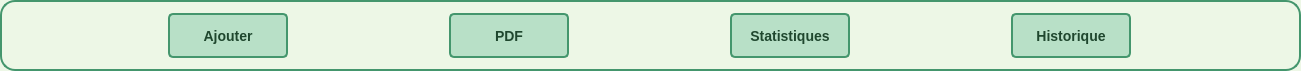
      <widget class="QFrame" name="frameoperationsproduits">
       <property name="geometry">
        <rect>
         <x>200</x>
         <y>690</y>
         <width>1301</width>
         <height>71</height>
        </rect>
       </property>
       <property name="minimumSize">
        <size>
         <width>0</width>
         <height>50</height>
        </size>
       </property>
       <property name="styleSheet">
        <string notr="true">background-color: #edf7e6;         /* Light green inside background */
border: 2px solid rgb(68, 150, 109); /* Green border */
border-radius: 15px;                /* Rounded corners with 15px radius */</string>
       </property>
       <property name="frameShape">
        <enum>QFrame::Shape::StyledPanel</enum>
       </property>
       <property name="frameShadow">
        <enum>QFrame::Shadow::Raised</enum>
       </property>
       <layout class="QHBoxLayout" name="horizontalLayout_9">
        <item>
         <widget class="QPushButton" name="bouttonajouterproduit">
          <property name="minimumSize">
           <size>
            <width>120</width>
            <height>0</height>
           </size>
          </property>
          <property name="maximumSize">
           <size>
            <width>120</width>
            <height>80</height>
           </size>
          </property>
          <property name="styleSheet">
           <string notr="true">QPushButton {
    background-color: #b8e0c7;
    color: #1f472e;
    font-family: &quot;Roboto&quot;, sans-serif;
    font-size: 14px;
    font-weight: bold; /* texte en gras */
    border-radius: 5px; /* coins arrondis */
    transition: background-color 0.3s ease, border 0.3s ease, transform 0.3s ease; /* ajoute une transition pour l'agrandissement */
}

QPushButton:hover {
    background-color: #A0D6B4;
    border: 1px solid #4CAF50;
    box-shadow: 2px 2px 5px rgba(0, 0, 0, 0.3);
    transform: scale(1.05); /* agrandit le bouton de 5% */
}



</string>
          </property>
          <property name="text">
           <string>Ajouter</string>
          </property>
         </widget>
        </item>
        <item>
         <widget class="QPushButton" name="bouttonpdffile">
          <property name="minimumSize">
           <size>
            <width>120</width>
            <height>0</height>
           </size>
          </property>
          <property name="maximumSize">
           <size>
            <width>120</width>
            <height>80</height>
           </size>
          </property>
          <property name="styleSheet">
           <string notr="true">QPushButton {
    background-color: #b8e0c7;
    color: #1f472e;
    font-family: &quot;Roboto&quot;, sans-serif;
    font-size: 14px;
    font-weight: bold; /* texte en gras */
    border-radius: 5px; /* coins arrondis */
    transition: background-color 0.3s ease, border 0.3s ease, transform 0.3s ease; /* ajoute une transition pour l'agrandissement */
}

QPushButton:hover {
    background-color: #A0D6B4;
    border: 1px solid #4CAF50;
    box-shadow: 2px 2px 5px rgba(0, 0, 0, 0.3);
    transform: scale(1.05); /* agrandit le bouton de 5% */
}



</string>
          </property>
          <property name="text">
           <string>PDF</string>
          </property>
         </widget>
        </item>
        <item>
         <widget class="QPushButton" name="bouttonstatistiques">
          <property name="minimumSize">
           <size>
            <width>120</width>
            <height>0</height>
           </size>
          </property>
          <property name="maximumSize">
           <size>
            <width>120</width>
            <height>80</height>
           </size>
          </property>
          <property name="styleSheet">
           <string notr="true">QPushButton {
    background-color: #b8e0c7;
    color: #1f472e;
    font-family: &quot;Roboto&quot;, sans-serif;
    font-size: 14px;
    font-weight: bold; /* texte en gras */
    border-radius: 5px; /* coins arrondis */
    transition: background-color 0.3s ease, border 0.3s ease, transform 0.3s ease; /* ajoute une transition pour l'agrandissement */
}

QPushButton:hover {
    background-color: #A0D6B4;
    border: 1px solid #4CAF50;
    box-shadow: 2px 2px 5px rgba(0, 0, 0, 0.3);
    transform: scale(1.05); /* agrandit le bouton de 5% */
}



</string>
          </property>
          <property name="text">
           <string>Statistiques</string>
          </property>
         </widget>
        </item>
        <item>
         <widget class="QPushButton" name="bouttonhistorique">
          <property name="minimumSize">
           <size>
            <width>120</width>
            <height>0</height>
           </size>
          </property>
          <property name="maximumSize">
           <size>
            <width>120</width>
            <height>80</height>
           </size>
          </property>
          <property name="styleSheet">
           <string notr="true">QPushButton {
    background-color: #b8e0c7;
    color: #1f472e;
    font-family: &quot;Roboto&quot;, sans-serif;
    font-size: 14px;
    font-weight: bold; /* texte en gras */
    border-radius: 5px; /* coins arrondis */
    transition: background-color 0.3s ease, border 0.3s ease, transform 0.3s ease; /* ajoute une transition pour l'agrandissement */
}

QPushButton:hover {
    background-color: #A0D6B4;
    border: 1px solid #4CAF50;
    box-shadow: 2px 2px 5px rgba(0, 0, 0, 0.3);
    transform: scale(1.05); /* agrandit le bouton de 5% */
}



</string>
          </property>
          <property name="text">
           <string>Historique</string>
          </property>
         </widget>
        </item>
       </layout>
      </widget>
